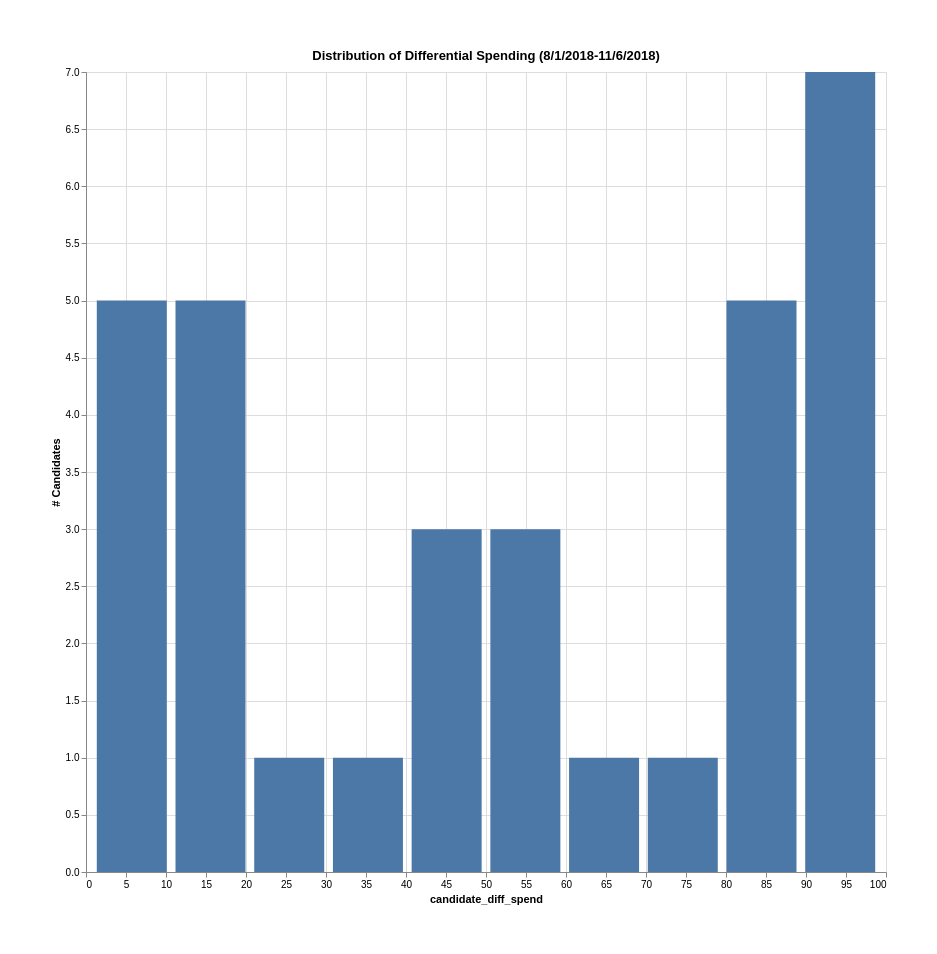

Source (Vega-Lite JSON):
### Vega-Lite specification from a JSON file in a GitHub repository (floating-point values rounded to 4 significant figures)
{"config": {"view": {"height": 800, "width": 800}, "padding": 50}, "mark": {"binSpacing": 1, "size": 70, "type": "bar"}, "data": {"values": [{"candidate_diff_spend": 5.724, "count": 5}, {"candidate_diff_spend": 15.56, "count": 5}, {"candidate_diff_spend": 25.4, "count": 1}, {"candidate_diff_spend": 35.24, "count": 1}, {"candidate_diff_spend": 45.08, "count": 3}, {"candidate_diff_spend": 54.92, "count": 3}, {"candidate_diff_spend": 64.76, "count": 1}, {"candidate_diff_spend": 74.6, "count": 1}, {"candidate_diff_spend": 84.44, "count": 5}, {"candidate_diff_spend": 94.28, "count": 7}]}, "$schema": "https://vega.github.io/schema/vega-lite/v5.json", "title": "Distribution of Differential Spending (8/1/2018-11/6/2018)", "encoding": {"x": {"field": "candidate_diff_spend", "type": "quantitative"}, "y": {"field": "count", "type": "quantitative", "axis": {"title": "# Candidates"}}}}
